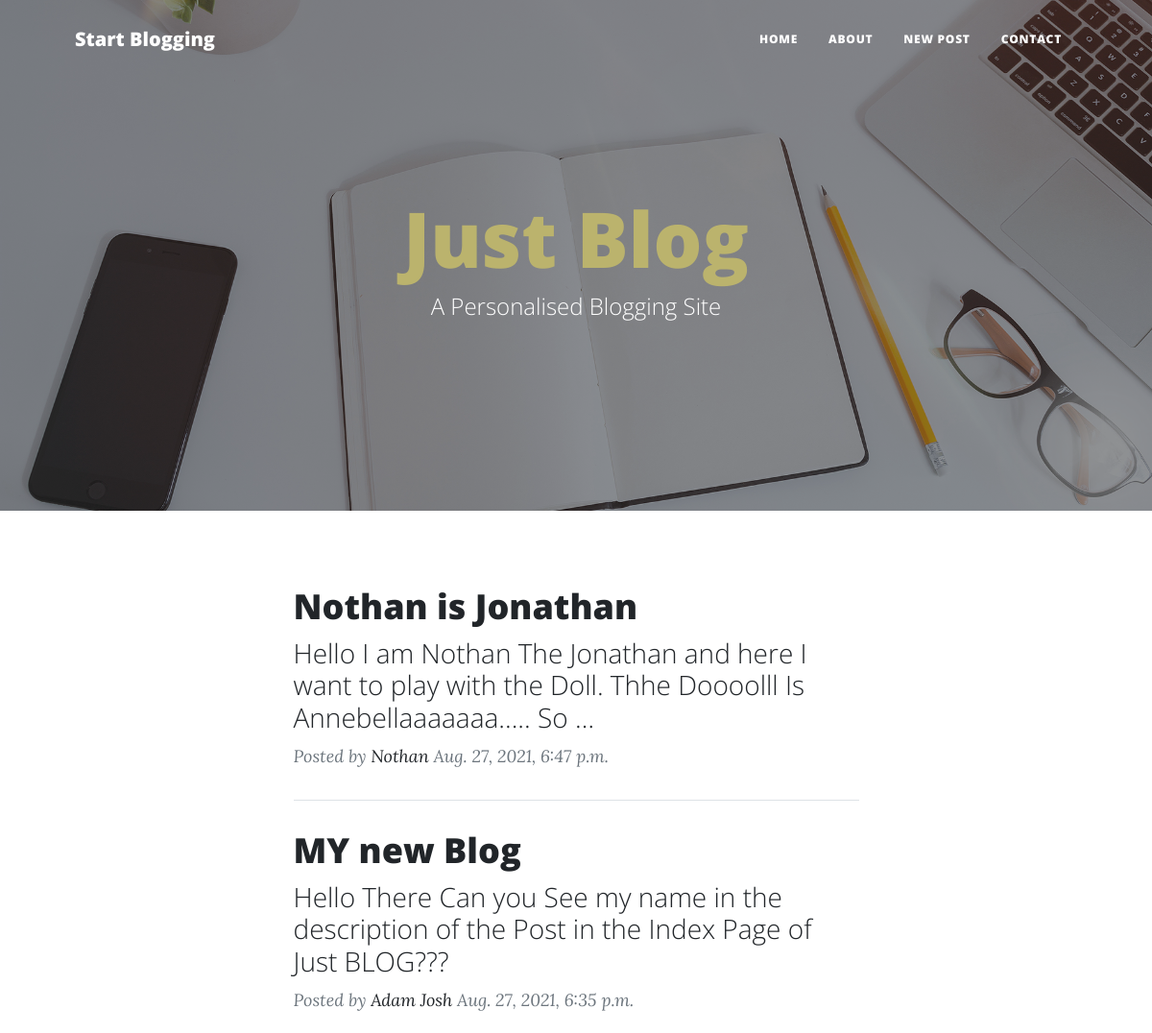
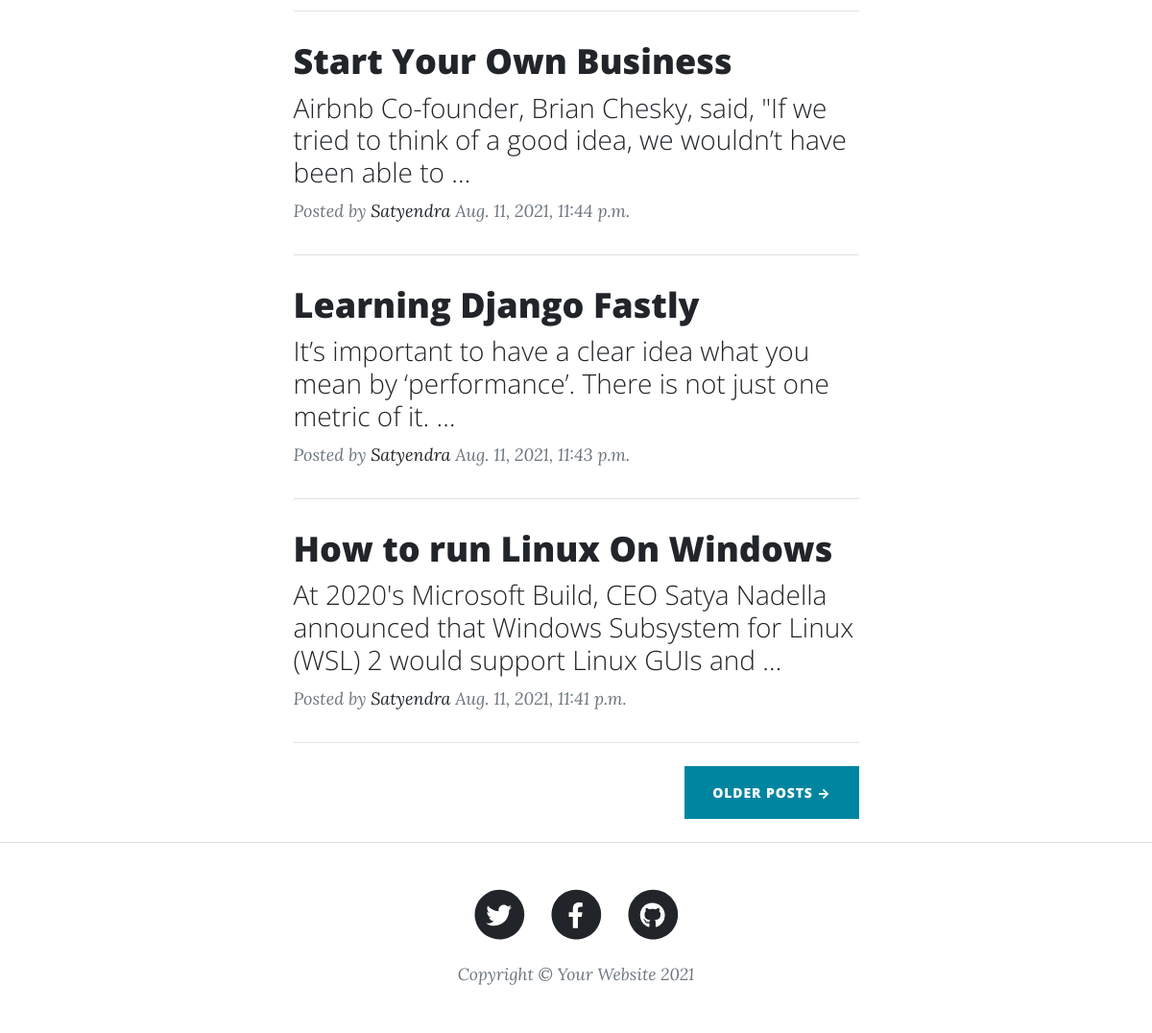
The page / on the database its author committed (2 pictures, top to bottom).
### posts/models.py (models this page shows)
class Post(models.Model):
    name = models.CharField(max_length=100,default='Satyendra')
    title = models.CharField(max_length=100)
    body = models.CharField(max_length=1000000)
    created_at = models.DateTimeField(default=datetime.now, blank=True)

### posts/views.py (the view)
# urls.py: path('',views.index,name='index'),
def index(request):
    posts = Post.objects.all()
    return render(request,'index.html',{'posts':posts})

### templates/index.html (shortened to what this page needs)
{% load static %}
<!DOCTYPE html>
<html lang="en">
    <head>
        <link rel="stylesheet" href= "{% static 'styles.css' %}">
    </head>
    <body>
        <nav class="navbar navbar-expand-lg navbar-light" id="mainNav">
            <div class="container px-4 px-lg-5">
                <a class="navbar-brand" href="newpost">Start Blogging</a>
                <div class="collapse navbar-collapse" id="navbarResponsive">
                    <ul class="navbar-nav ms-auto py-4 py-lg-0">
                        <li class="nav-item"><a class="nav-link px-lg-3 py-3 py-lg-4" href="index">Home</a></li>
                        <li class="nav-item"><a class="nav-link px-lg-3 py-3 py-lg-4" href="about">About</a></li>
                        <li class="nav-item"><a class="nav-link px-lg-3 py-3 py-lg-4" href="{% url 'newpost' %}">New Post</a></li>
                        <li class="nav-item"><a class="nav-link px-lg-3 py-3 py-lg-4" href="contact">Contact</a></li>
                    </ul>
                </div>
            </div>
        </nav>
        <header class="masthead" style="background-image: url('/static/assets/img/home-bg.jpg')">
            <div class="container position-relative px-4 px-lg-5">
                <div class="row gx-4 gx-lg-5 justify-content-center">
                    <div class="col-md-10 col-lg-8 col-xl-7">
                        <div class="site-heading">
                            <h1 style="color: rgb(187, 179, 109);">Just Blog</h1>
                            <span class="subheading">A Personalised Blogging Site</span>
                        </div>
                    </div>
                </div>
            </div>
        </header>
        <div class="container px-4 px-lg-5">
            <div class="row gx-4 gx-lg-5 justify-content-center">
                <div class="col-md-10 col-lg-8 col-xl-7">
                    {% for post in posts reversed %}
                    <div class="post-preview">
                        <a href="/post/{{post.id}}">
                            <h2 class="post-title">{{post.title}}</h2>
                            <h3 class="post-subtitle">{{post.body | truncatewords:20}}</h3>
                        </a>
                        <p class="post-meta">
                            Posted by
                            <a href="#!"> {{post.name}} </a>
                            {{post.created_at}}
                        </p>
                    </div>
                    <hr class="my-4" />
                    {% endfor %}
                    <div class="d-flex justify-content-end mb-4"><a class="btn btn-primary text-uppercase" href="#!">Older Posts →</a></div>
                </div>
            </div>
        </div>
        <footer class="border-top">
            <div class="container px-4 px-lg-5">
                <div class="row gx-4 gx-lg-5 justify-content-center">
                    <div class="col-md-10 col-lg-8 col-xl-7">
                        <ul class="list-inline text-center">
                            <li class="list-inline-item">
                                <a href="#!">
                                    <span class="fa-stack fa-lg">
                                        <i class="fas fa-circle fa-stack-2x"></i>
                                        <i class="fab fa-twitter fa-stack-1x fa-inverse"></i>
                                    </span>
                                </a>
                            </li>
                            <li class="list-inline-item">
                                <a href="#!">
                                    <span class="fa-stack fa-lg">
                                        <i class="fas fa-circle fa-stack-2x"></i>
                                        <i class="fab fa-facebook-f fa-stack-1x fa-inverse"></i>
                                    </span>
                                </a>
                            </li>
                            <li class="list-inline-item">
                                <a href="#!">
                                    <span class="fa-stack fa-lg">
                                        <i class="fas fa-circle fa-stack-2x"></i>
                                        <i class="fab fa-github fa-stack-1x fa-inverse"></i>
                                    </span>
                                </a>
                            </li>
                        </ul>
                        <div class="small text-center text-muted fst-italic">Copyright &copy; Your Website 2021</div>
                    </div>
                </div>
            </div>
        </footer>
    </body>
</html>

### rows shown on the page
Post: title "Nothan is Jonathan", body "Hello I am Nothan The Jonathan and here I want to play with the Doll. Thhe Doooolll Is Annebellaaaaaaa..... So …", name "Nothan", created_at "Aug. 27, 2021, 6:47 p.m."
Post: title "MY new Blog", body "Hello There Can you See my name in the description of the Post in the Index Page of Just BLOG???", name "Adam Josh", created_at "Aug. 27, 2021, 6:35 p.m."
Post: title "Start Your Own Business", body "Airbnb Co-founder, Brian Chesky, said, \"If we tried to think of a good idea, we wouldn’t have been able to …", name "Satyendra", created_at "Aug. 11, 2021, 11:44 p.m."
Post: title "Learning Django Fastly", body "It’s important to have a clear idea what you mean by ‘performance’. There is not just one metric of it. …", name "Satyendra", created_at "Aug. 11, 2021, 11:43 p.m."
Post: title "How to run Linux On Windows", body "At 2020's Microsoft Build, CEO Satya Nadella announced that Windows Subsystem for Linux (WSL) 2 would support Linux GUIs and …", name "Satyendra", created_at "Aug. 11, 2021, 11:41 p.m."
